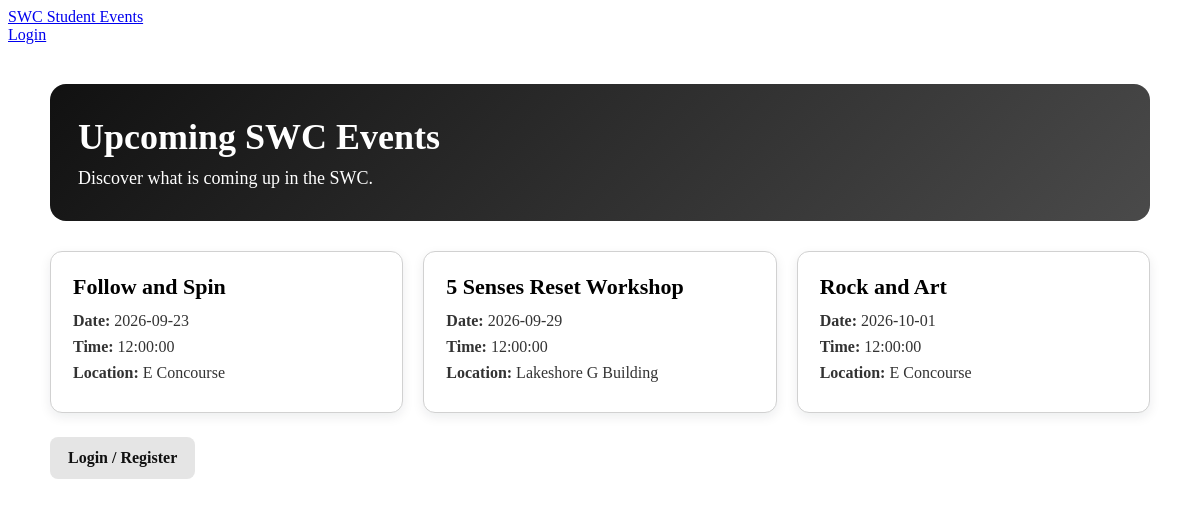
The page / on the database its author committed.
### tables this page shows
CREATE TABLE `events` (
  `event_id` int(11) NOT NULL,
  `title` varchar(150) NOT NULL,
  `description` text NOT NULL,
  `event_date` date NOT NULL,
  `event_time` time NOT NULL,
  `location` varchar(150) NOT NULL,
  `category_id` int(11) DEFAULT NULL,
  `flyer_image_name` varchar(250) DEFAULT NULL
);

### index.php (the view, shortened to what this page needs)
<?php
require_once 'db.php';
$sql = "SELECT event_id, title, event_date, event_time, location
        FROM events
        ORDER BY event_date ASC
        LIMIT 3";
$result = $conn->query($sql);
$featuredEvents = [];
if ($result) {
    while ($row = $result->fetch_assoc()) {
        $featuredEvents[] = $row;
    }
}
?>
<!DOCTYPE html>
<html>
<head>
</head>
<body>
    <header class="topbar">
        <div class="brand"><a href="index.php">SWC Student Events</a></div>
        <nav class="nav">
            <?php if (!isset($_SESSION['user_id'])) : ?>
                <a href="login.php">Login</a>
            <?php endif; ?>
        </nav>
    </header>
    <main class="container">
        <section class="hero">
            <h1>Upcoming SWC Events</h1>
            <p>Discover what is coming up in the SWC.</p>
        </section>
        <div class="events-grid">
            <?php if (!empty($featuredEvents)) : ?>
                <?php foreach ($featuredEvents as $event) : ?>
                    <div class="event-card">
                        <h2><?php echo htmlspecialchars($event['title']); ?></h2>
                        <p class="event-meta"><strong>Date:</strong> <?php echo htmlspecialchars($event['event_date']); ?></p>
                        <p class="event-meta"><strong>Time:</strong> <?php echo htmlspecialchars($event['event_time']); ?></p>
                        <p class="event-meta"><strong>Location:</strong> <?php echo htmlspecialchars($event['location']); ?></p>
                    </div>
                <?php endforeach; ?>
            <?php endif; ?>
        </div>
        <?php if (!isset($_SESSION['user_id'])) : ?>
            <div class="cta-row">
                <a class="btn secondary" href="login.php">Login / Register</a>
            </div>
        <?php endif; ?>
    </main>
</body>
</html>

### index.php (style rules this page uses)
.container { max-width: 1100px; margin: 40px auto; padding: 0 20px 40px; }
.hero { background: linear-gradient(135deg, #111111, #4a4a4a); color: white; padding: 32px 28px; border-radius: 16px; margin-bottom: 30px; }
.hero h1 { margin: 0 0 10px; font-size: 36px; }
.hero p { margin: 0; font-size: 18px; }
.events-grid { display: grid; grid-template-columns: repeat(auto-fit, minmax(260px, 1fr)); gap: 20px; }
.event-card { background: white; border-radius: 12px; padding: 22px; box-shadow: 0 4px 12px rgba(15, 23, 42, 0.08); border: 1px solid #d1d1d1; }
.event-card h2 { margin: 0 0 12px; font-size: 22px; }
.event-meta { margin: 8px 0; color: #333333; }
.cta-row { margin-top: 24px; display: flex; gap: 12px; flex-wrap: wrap; }
.btn { display: inline-block; background: #111111; color: white; text-decoration: none; padding: 12px 18px; border-radius: 8px; font-weight: bold; }
.btn.secondary { background: #e5e5e5; color: #111111; }

### rows shown on the page
events: title "Follow and Spin", event_date "2026-09-23", event_time "12:00:00", location "E Concourse"
events: title "5 Senses Reset Workshop", event_date "2026-09-29", event_time "12:00:00", location "Lakeshore G Building"
events: title "Rock and Art", event_date "2026-10-01", event_time "12:00:00", location "E Concourse"
